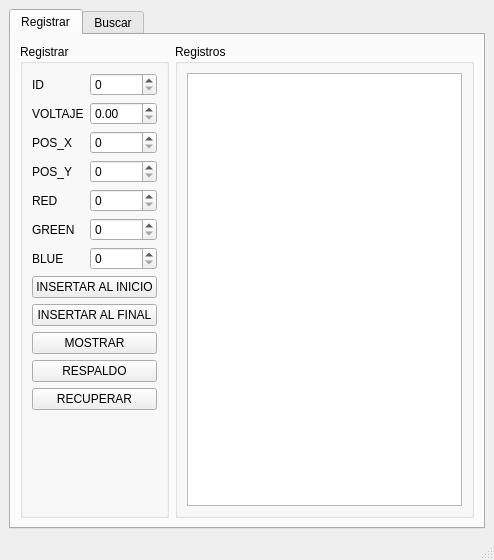
<?xml version="1.0" encoding="UTF-8"?>
<ui version="4.0">
 <class>MainWindow</class>
 <widget class="QMainWindow" name="MainWindow">
  <property name="geometry">
   <rect>
    <x>0</x>
    <y>0</y>
    <width>494</width>
    <height>560</height>
   </rect>
  </property>
  <property name="windowTitle">
   <string>Neuronas</string>
  </property>
  <widget class="QWidget" name="centralwidget">
   <layout class="QFormLayout" name="formLayout_2">
    <item row="0" column="0" colspan="2">
     <widget class="QTabWidget" name="tabWidget">
      <property name="currentIndex">
       <number>0</number>
      </property>
      <widget class="QWidget" name="tab">
       <attribute name="title">
        <string>Registrar</string>
       </attribute>
       <layout class="QFormLayout" name="formLayout_3">
        <item row="0" column="0">
         <widget class="QGroupBox" name="groupBox">
          <property name="title">
           <string>Registrar</string>
          </property>
          <layout class="QFormLayout" name="formLayout">
           <item row="0" column="0">
            <widget class="QLabel" name="label">
             <property name="text">
              <string>ID</string>
             </property>
            </widget>
           </item>
           <item row="0" column="1">
            <widget class="QSpinBox" name="id_spinBox"/>
           </item>
           <item row="1" column="0">
            <widget class="QLabel" name="label_2">
             <property name="text">
              <string>VOLTAJE</string>
             </property>
            </widget>
           </item>
           <item row="1" column="1">
            <widget class="QDoubleSpinBox" name="voltaje_doubleSpinBox"/>
           </item>
           <item row="2" column="0">
            <widget class="QLabel" name="label_3">
             <property name="text">
              <string>POS_X</string>
             </property>
            </widget>
           </item>
           <item row="2" column="1">
            <widget class="QSpinBox" name="Pos_x_spinBox_2"/>
           </item>
           <item row="3" column="0">
            <widget class="QLabel" name="label_4">
             <property name="text">
              <string>POS_Y</string>
             </property>
            </widget>
           </item>
           <item row="3" column="1">
            <widget class="QSpinBox" name="Pos_y_spinBox_2"/>
           </item>
           <item row="4" column="0">
            <widget class="QLabel" name="label_5">
             <property name="text">
              <string>RED</string>
             </property>
            </widget>
           </item>
           <item row="4" column="1">
            <widget class="QSpinBox" name="red_spinBox_4"/>
           </item>
           <item row="5" column="0">
            <widget class="QLabel" name="label_6">
             <property name="text">
              <string>GREEN</string>
             </property>
            </widget>
           </item>
           <item row="5" column="1">
            <widget class="QSpinBox" name="green_spinBox_5"/>
           </item>
           <item row="6" column="0">
            <widget class="QLabel" name="label_7">
             <property name="text">
              <string>BLUE</string>
             </property>
            </widget>
           </item>
           <item row="6" column="1">
            <widget class="QSpinBox" name="spinBox_6"/>
           </item>
           <item row="7" column="0" colspan="2">
            <widget class="QPushButton" name="pushButton">
             <property name="text">
              <string>INSERTAR AL INICIO</string>
             </property>
            </widget>
           </item>
           <item row="8" column="0" colspan="2">
            <widget class="QPushButton" name="pushButton_2">
             <property name="text">
              <string>INSERTAR AL FINAL</string>
             </property>
            </widget>
           </item>
           <item row="9" column="0" colspan="2">
            <widget class="QPushButton" name="pushButton_3">
             <property name="text">
              <string>MOSTRAR</string>
             </property>
            </widget>
           </item>
           <item row="10" column="0" colspan="2">
            <widget class="QPushButton" name="pushButton_4">
             <property name="text">
              <string>RESPALDO</string>
             </property>
            </widget>
           </item>
           <item row="11" column="0" colspan="2">
            <widget class="QPushButton" name="pushButton_5">
             <property name="text">
              <string>RECUPERAR</string>
             </property>
            </widget>
           </item>
          </layout>
         </widget>
        </item>
        <item row="0" column="1">
         <widget class="QGroupBox" name="groupBox_2">
          <property name="title">
           <string>Registros</string>
          </property>
          <layout class="QVBoxLayout" name="verticalLayout">
           <item>
            <widget class="QPlainTextEdit" name="plainTextEdit">
             <property name="readOnly">
              <bool>true</bool>
             </property>
            </widget>
           </item>
          </layout>
         </widget>
        </item>
       </layout>
      </widget>
      <widget class="QWidget" name="tab_2">
       <attribute name="title">
        <string>Buscar</string>
       </attribute>
       <layout class="QVBoxLayout" name="verticalLayout_2">
        <item>
         <widget class="QGroupBox" name="groupBox_3">
          <property name="title">
           <string/>
          </property>
          <layout class="QHBoxLayout" name="horizontalLayout">
           <item>
            <widget class="QLineEdit" name="lineEdit">
             <property name="text">
              <string/>
             </property>
             <property name="placeholderText">
              <string>ID</string>
             </property>
            </widget>
           </item>
           <item>
            <widget class="QPushButton" name="pushButton_6">
             <property name="text">
              <string>Buscar</string>
             </property>
            </widget>
           </item>
           <item>
            <widget class="QPushButton" name="pushButton_7">
             <property name="text">
              <string>Mostrar</string>
             </property>
            </widget>
           </item>
          </layout>
         </widget>
        </item>
        <item>
         <widget class="QGroupBox" name="groupBox_4">
          <property name="title">
           <string/>
          </property>
          <layout class="QHBoxLayout" name="horizontalLayout_2">
           <item>
            <widget class="QTableWidget" name="tableWidget"/>
           </item>
          </layout>
         </widget>
        </item>
       </layout>
      </widget>
     </widget>
    </item>
   </layout>
  </widget>
  <widget class="QMenuBar" name="menubar">
   <property name="geometry">
    <rect>
     <x>0</x>
     <y>0</y>
     <width>494</width>
     <height>25</height>
    </rect>
   </property>
  </widget>
  <widget class="QStatusBar" name="statusbar"/>
 </widget>
 <resources/>
 <connections/>
</ui>
